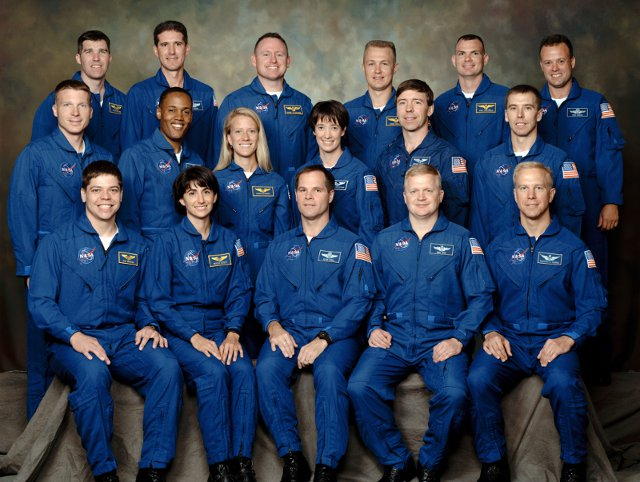
#> input picture notebooks/OpenCV/images/face.jpg, 640 x 482 px, found by its file name
$ jupyter execute opencv_smile_face_detection.ipynb   (Python 2 division)
#> lines starting #> are read from the running program, lines starting #| are printed output that depends on the picture; after the words box and inside, x2 and y2 are one past the last pixel; in counts of white or black regions, pixels touching at a corner belong together
[cell 1]
import cv2

[cell 2]
face_cascade = cv2.CascadeClassifier('haarcascade_smile.xml')

[cell 3]
image = cv2.imread('face.jpg')
#> image is the input picture: shape (482, 640, 3); mean B, G, R 83.9, 64.2, 52

[cell 4]
cv2.imshow("Raw Faces!",image)
cv2.waitKey(0)

[cell 5]
gray = cv2.cvtColor(image,cv2.COLOR_BGR2GRAY)
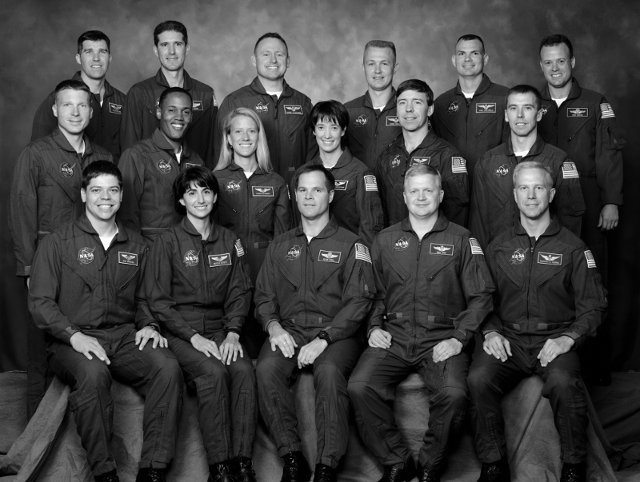
#> gray: shape (482, 640); min 0, max 255, mean 62.8

[cell 6]
faces = face_cascade.detectMultiScale(
    gray,
    scaleFactor = 1.5,
    minNeighbors = 5,
    minSize = (5,5),
    flags = cv2.CASCADE_SCALE_IMAGE
)
#> faces = 39 rows, first 6: [154, 58, 36, 18], [362, 77, 36, 18], [275, 100, 36, 18], [436, 98, 36, 18], [560, 103, 36, 18], [343, 111, 36, 18]

[cell 7]
print "Found {0} faces!".format(len(faces))
#| Found 39 faces!

[cell 8]
for(x,y,w,h) in faces:
    # cv2.rectangle(image,(x,y),(x+w,y+w),(0,255,0),2)
    cv2.rectangle(image, (x, y), (x+w, y+h), (0, 255, 0), 2)
#> this loop made 39 passes
#> (x, y, w, h) on passes 1 to 12: (154, 58, 36, 18), (362, 77, 36, 18), (275, 100, 36, 18), (436, 98, 36, 18), (560, 103, 36, 18), (343, 111, 36, 18), (553, 165, 36, 18), (245, 181, 36, 18), (385, 235, 36, 18), (423, 239, 36, 18), (68, 247, 36, 18), (532, 248, 36, 18)
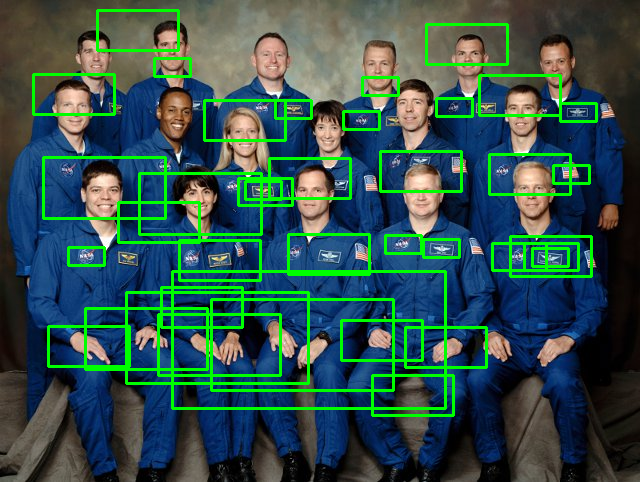
#> image: shape (482, 640, 3); 8.69% of pixels changed, all inside (x1, y1, x2, y2) = (32, 9, 598, 417)

[cell 9]
cv2.imshow("Find Faces!",image)
cv2.waitKey(0)
#> Out = 27

$ run again, with notebooks/OpenCV/images/4c1383482027c97c445f418c9b74b3_big_gallery.jpg copied over notebooks/OpenCV/images/face.jpg
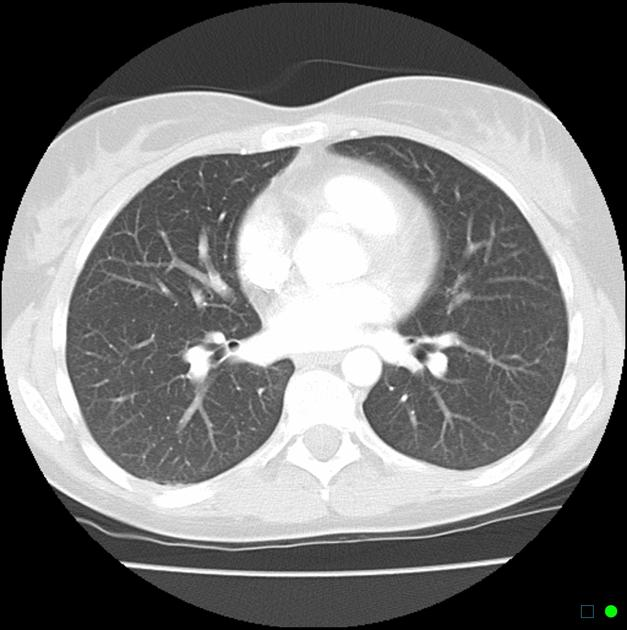
#> input picture notebooks/OpenCV/images/4c1383482027c97c445f418c9b74b3_big_gallery.jpg, 627 x 630 px, found by its file name
#> image is the input picture: shape (630, 627, 3); mean B, G, R 122.5, 122.6, 122.5
#> faces = 20 rows, first 6: [304, 51, 36, 18], [327, 54, 36, 18], [349, 58, 36, 18], [220, 171, 36, 18], [492, 236, 36, 18], [496, 349, 36, 18]
#| Found 20 faces!
#> the loop `for(x,y,w,h) in faces:` made 20 passes
#> after the loop `for(x,y,w,h) in faces:`:
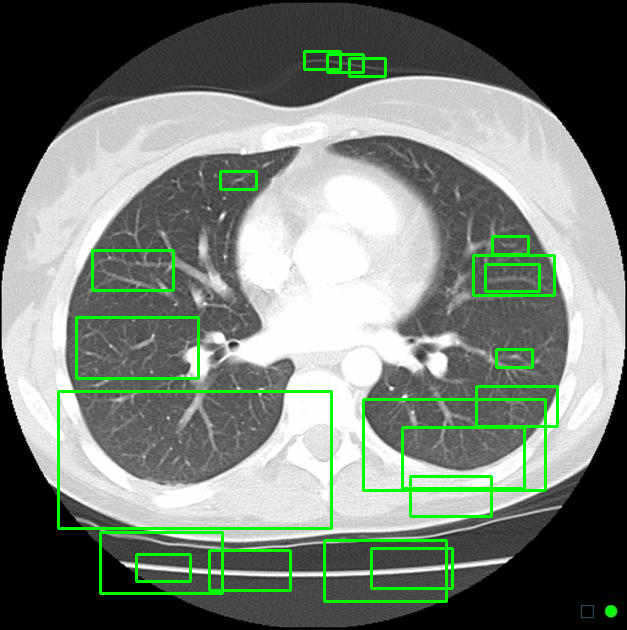
#> image: shape (630, 627, 3); 3.86% of pixels changed, all inside (x1, y1, x2, y2) = (57, 50, 559, 603)
#> Out = 27

$ run again, with notebooks/OpenCV/images/human_cat.jpg copied over notebooks/OpenCV/images/face.jpg
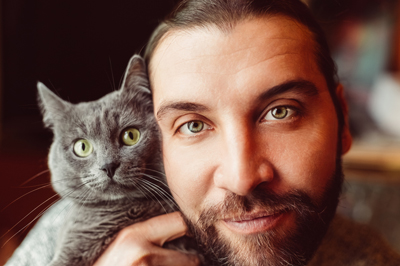
#> input picture notebooks/OpenCV/images/human_cat.jpg, 400 x 266 px, found by its file name
#> image is the input picture: shape (266, 400, 3); mean B, G, R 73.5, 84.6, 118.1
#> `gray = cv2.cvtColor(image,cv2.COLOR_BGR2GRAY)`:
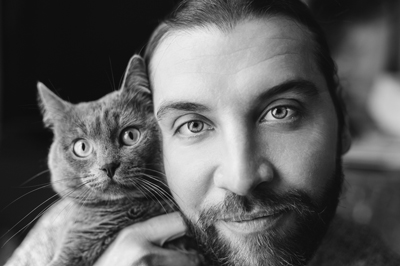
#> gray: shape (266, 400); min 6, max 240, mean 93.3
#> faces = [[205, 204, 81, 40]]
#| Found 1 faces!
#> the loop `for(x,y,w,h) in faces:` made 1 pass
#> after the loop `for(x,y,w,h) in faces:`:
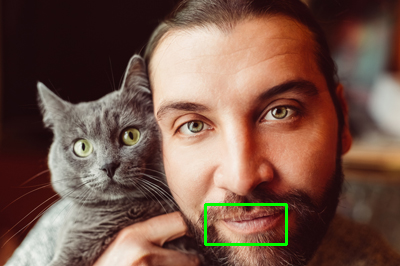
#> image: shape (266, 400, 3); 0.68% of pixels changed, all inside (x1, y1, x2, y2) = (204, 203, 288, 246)
#> Out = 27

$ run again, with notebooks/OpenCV/images/lung-cancer.jpg copied over notebooks/OpenCV/images/face.jpg
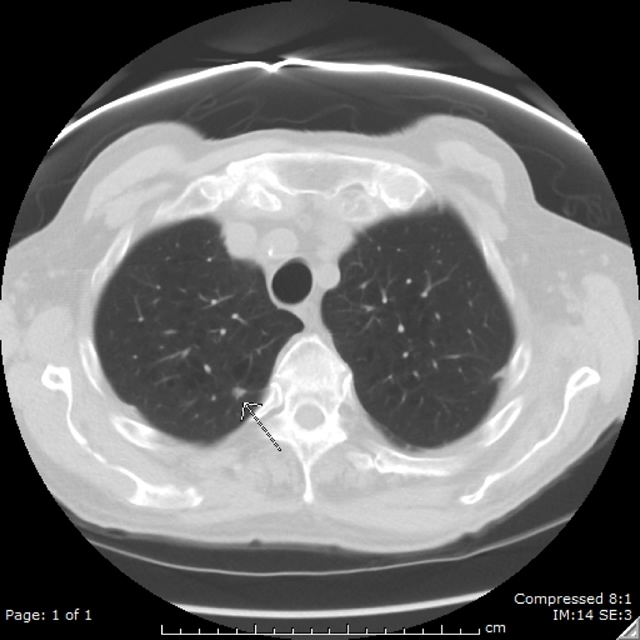
#> input picture notebooks/OpenCV/images/lung-cancer.jpg, 640 x 640 px, found by its file name
#> image is the input picture: shape (640, 640, 3); mean B, G, R 111.6, 111.6, 111.6
#> faces = 17 rows, first 6: [152, 322, 36, 18], [436, 347, 36, 18], [457, 199, 54, 27], [224, 558, 54, 27], [171, 279, 81, 40], [140, 334, 81, 40]
#| Found 17 faces!
#> the loop `for(x,y,w,h) in faces:` made 17 passes
#> after the loop `for(x,y,w,h) in faces:`:
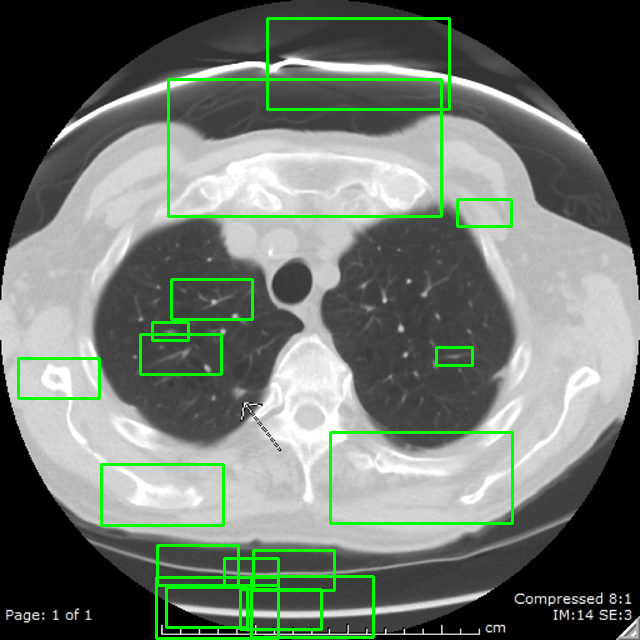
#> image: shape (640, 640, 3); 3.67% of pixels changed, all inside (x1, y1, x2, y2) = (17, 17, 514, 640)
#> Out = 27
